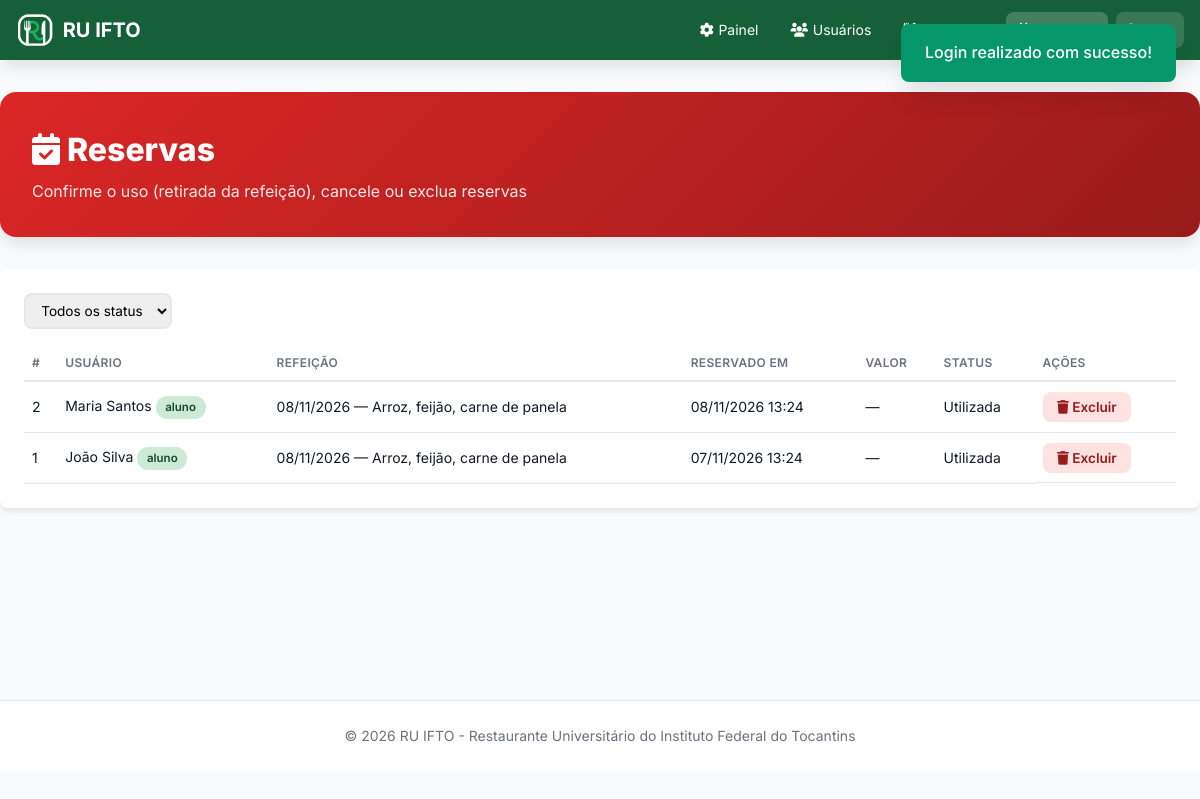
/admin/reservas.php (signed in), run on the app's committed database.
### tables this page shows
CREATE TABLE IF NOT EXISTS reservas (
    id              INT UNSIGNED AUTO_INCREMENT PRIMARY KEY,
    usuario_id      INT UNSIGNED NOT NULL,
    refeicao_id     INT UNSIGNED NOT NULL,
    status          ENUM('confirmada','utilizada','cancelada') NOT NULL DEFAULT 'confirmada',
    tipo_usuario    ENUM('admin','aluno','visitante') NOT NULL,
    valor           DECIMAL(6,2) NOT NULL DEFAULT 0.00,
    data_reserva    DATETIME NOT NULL DEFAULT CURRENT_TIMESTAMP,
    data_utilizacao DATETIME NULL,
    CONSTRAINT fk_reserva_usuario  FOREIGN KEY (usuario_id)  REFERENCES usuarios(id)  ON DELETE CASCADE,
    CONSTRAINT fk_reserva_refeicao FOREIGN KEY (refeicao_id) REFERENCES refeicoes(id) ON DELETE CASCADE,
    INDEX idx_reserva_usuario (usuario_id, status)
);

CREATE TABLE IF NOT EXISTS usuarios (
    id             INT UNSIGNED AUTO_INCREMENT PRIMARY KEY,
    nome           VARCHAR(120) NOT NULL,
    email          VARCHAR(150) NOT NULL UNIQUE,
    senha_hash     VARCHAR(255) NOT NULL,               
    perfil         ENUM('admin','aluno','visitante') NOT NULL DEFAULT 'aluno',
    matricula      VARCHAR(30)  NOT NULL DEFAULT '-',
    curso          VARCHAR(100) NOT NULL DEFAULT '-',
    periodo        VARCHAR(10)  NOT NULL DEFAULT '-',
    auxilio_ativo  TINYINT(1)   NOT NULL DEFAULT 0,
    tickets_totais INT UNSIGNED NOT NULL DEFAULT 0,
    tickets_usados INT UNSIGNED NOT NULL DEFAULT 0,
    valor_refeicao DECIMAL(6,2) NOT NULL DEFAULT 0.00,  
    criado_em      DATETIME     NOT NULL DEFAULT CURRENT_TIMESTAMP,
    CONSTRAINT chk_tickets CHECK (tickets_usados <= tickets_totais)
);

CREATE TABLE IF NOT EXISTS refeicoes (
    id                      INT UNSIGNED AUTO_INCREMENT PRIMARY KEY,
    tipo                    ENUM('almoco') NOT NULL DEFAULT 'almoco',
    data                    DATE         NOT NULL,
    cardapio_principal      VARCHAR(200) NOT NULL,
    cardapio_acompanhamento VARCHAR(200) NULL,
    cardapio_salada         VARCHAR(200) NULL,
    cardapio_sobremesa      VARCHAR(200) NULL,
    cardapio_suco           VARCHAR(200) NULL,
    vagas_totais            INT UNSIGNED NOT NULL DEFAULT 100,
    vagas_disponiveis       INT UNSIGNED NOT NULL DEFAULT 100,
    status                  ENUM('disponivel','lotado') NOT NULL DEFAULT 'disponivel',
    UNIQUE KEY uk_refeicao_dia (tipo, data),
    CONSTRAINT chk_vagas CHECK (vagas_disponiveis <= vagas_totais)
);

### src/helpers.php (called while the page is built, shortened)
<?php
function e(?string $texto): string
{
    return htmlspecialchars((string) $texto, ENT_QUOTES, 'UTF-8');
}
function url(string $caminho = ''): string
{
    return BASE_URL . '/' . ltrim($caminho, '/');
}
function dataHora(?string $data): string
{
    return $data ? date('d/m/Y H:i', strtotime($data)) : '-';
}
function dataBR(?string $data): string
{
    return $data ? date('d/m/Y', strtotime($data)) : '-';
}

### config/config.php (called while the page is built, shortened)
<?php
spl_autoload_register(function (string $classe) {
    $arquivo = ROOT_PATH . '/src/' . $classe . '.php';
});
require_once ROOT_PATH . '/src/helpers.php';

### src/Database.php (called while the page is built, shortened)
<?php
class Database
{
    private static ?PDO $instancia = null;
    public static function conectar(): PDO
    {
        if (self::$instancia === null) {
            $dsn = sprintf('mysql:host=%s;port=%s;dbname=%s;charset=utf8mb4', DB_HOST, DB_PORT, DB_NAME);
            try {
                self::$instancia = new PDO($dsn, DB_USER, DB_PASS, [
                    PDO::ATTR_ERRMODE            => PDO::ERRMODE_EXCEPTION,
                    PDO::ATTR_DEFAULT_FETCH_MODE => PDO::FETCH_ASSOC,
                    PDO::ATTR_EMULATE_PREPARES   => false,
                ]);
            } catch (PDOException $e) {
                http_response_code(500);
                exit('Erro ao conectar ao banco de dados. Verifique config/config.php e se o script database/ruifto.sql foi importado.');
            }
        }
        return self::$instancia;
    }
}

### src/Model.php (called while the page is built, shortened)
<?php
abstract class Model
{
    protected static string $tabela;
    protected static function db(): PDO
    {
        return Database::conectar();
    }
    public static function fromRow(array $linha): static
    {
        $obj = new static();
        foreach ($linha as $campo => $valor) {
            if (property_exists($obj, $campo)) {
                $obj->$campo = $valor;
            }
        }
        $obj->id = (int) $linha['id'];
        return $obj;
    }
    public static function buscar(int $id): ?static
    {
        $st = static::db()->prepare('SELECT * FROM ' . static::$tabela . ' WHERE id = :id');
        $st->execute([':id' => $id]);
        $linha = $st->fetch();
        return $linha ? static::fromRow($linha) : null;
    }
}

### src/Auth.php (called while the page is built, shortened)
<?php
class Auth
{
    public static function usuario(): ?Usuario
    {
        static $cache = false;
        if ($cache !== false) {
            return $cache;
        }
        $cache = isset($_SESSION['usuario_id']) ? Usuario::buscar((int) $_SESSION['usuario_id']) : null;
        return $cache;
    }
    public static function exigirLogin(): Usuario
    {
        $u = self::usuario();
        return $u;
    }
    public static function exigirAdmin(): Usuario
    {
        $u = self::exigirLogin();
        return $u;
    }
}

### src/Usuario.php (called while the page is built, shortened)
<?php
class Usuario extends Model
{
    public string $perfil = 'aluno';
    public function isAdmin(): bool     { return $this->perfil === 'admin'; }
}

### src/Reserva.php (called while the page is built, shortened)
<?php
class Reserva extends Model
{
    public static function listarTodas(?string $status = null): array
    {
        $sql = self::SELECT_BASE;
        $p = [];
        $st = self::db()->prepare($sql . ' ORDER BY r.data_reserva DESC, r.id DESC');
        $st->execute($p);
        return $st->fetchAll();
    }
}

### admin/reservas.php (the view, shortened to what this page needs)
<?php
require_once dirname(__DIR__) . '/config/config.php';
Auth::exigirAdmin();
$status = $_GET['status'] ?? '';
$status = in_array($status, ['confirmada', 'utilizada', 'cancelada'], true) ? $status : '';
$reservas = Reserva::listarTodas($status ?: null);
$nomes = ['confirmada' => 'Confirmada', 'utilizada' => 'Utilizada', 'cancelada' => 'Cancelada'];
require dirname(__DIR__) . '/includes/header.php';
?>
<div class="dashboard-header" style="background:linear-gradient(135deg,#dc2626,#991b1b);">
    <h1><i class="fas fa-calendar-check"></i> Reservas</h1><p>Confirme o uso (retirada da refeição), cancele ou exclua reservas</p>
</div>
<div class="panel">
    <div class="page-actions">
        <form method="get" class="filtros">
            <select name="status" onchange="this.form.submit()">
                <option value="">Todos os status</option>
            </select>
        </form>
    </div>
    <table class="admin-table">
        <thead><tr><th>#</th><th>Usuário</th><th>Refeição</th><th>Reservado em</th><th>Valor</th><th>Status</th><th>Ações</th></tr></thead>
        <tbody>
        <?php foreach ($reservas as $r): ?>
            <tr>
                <td><?= (int) $r['id'] ?></td>
                <td><?= e($r['usuario_nome']) ?> <span class="badge <?= e($r['tipo_usuario']) ?>"><?= e($r['tipo_usuario']) ?></span></td>
                <td><?= e(dataBR($r['refeicao_data'])) ?> — <?= e($r['cardapio_principal']) ?></td>
                <td><?= e(dataHora($r['data_reserva'])) ?></td>
                <td><?= $r['valor'] > 0 ? e(dinheiro((float) $r['valor'])) : '—' ?></td>
                <td><span class="reserva-status <?= e($r['status']) ?>"><?= e($nomes[$r['status']]) ?></span></td>
                <td class="tabela-acoes">
                    <form method="post" onsubmit="return confirm('Excluir esta reserva?')">
                        <button class="btn btn-vermelho"><i class="fas fa-trash"></i> Excluir</button>
                    </form>
                </td>
            </tr>
        <?php endforeach; ?>
        </tbody>
    </table>
</div>
<?php require dirname(__DIR__) . '/includes/footer.php';

### includes/header.php (shortened to what this page needs)
<?php
$usuarioNav = Auth::usuario();
$paginaAtual = basename($_SERVER['SCRIPT_NAME']);
$ativo = fn(string $p) => $paginaAtual === $p ? 'class="active"' : '';
?>
<!DOCTYPE html>
<html lang="pt-BR">
<head>
    <link rel="stylesheet" href="https://cdnjs.cloudflare.com/ajax/libs/font-awesome/6.5.1/css/all.min.css">
    <link rel="stylesheet" href="<?= url('assets/css/style.css') ?>">
    <link rel="stylesheet" href="<?= url('assets/css/extra.css') ?>">
</head>
<body>
<div id="app">
    <nav class="navbar" id="navbar">
        <div class="container">
            <div class="navbar-content">
                <div class="navbar-brand">
                    <img src="<?= url('assets/img/logo_branco.png') ?>" alt="RU IFTO" class="navbar-logo">
                    <span>RU IFTO</span>
                </div>
                <div class="navbar-links" id="navLinks">
                <?php if (!$usuarioNav): ?>
                    <a href="<?= url('login.php') ?>">Login</a>
                    <a href="<?= url('register.php') ?>">Registrar</a>
                <?php elseif ($usuarioNav->isAdmin()): ?>
                    <a href="<?= url('admin/index.php') ?>" <?= $ativo('index.php') ?>><i class="fas fa-cog"></i> Painel</a>
                    <a href="<?= url('admin/usuarios.php') ?>" <?= in_array($paginaAtual, ['usuarios.php','usuario_form.php']) ? 'class="active"' : '' ?>><i class="fas fa-users"></i> Usuários</a>
                    <a href="<?= url('admin/refeicoes.php') ?>" <?= in_array($paginaAtual, ['refeicoes.php','refeicao_form.php']) ? 'class="active"' : '' ?>><i class="fas fa-utensils"></i> Refeições</a>
                    <a href="<?= url('admin/reservas.php') ?>" <?= $ativo('reservas.php') ?>><i class="fas fa-calendar-check"></i> Reservas</a>
                    <a href="<?= url('logout.php') ?>" class="btn-logout"><i class="fas fa-sign-out-alt"></i> Sair</a>
                <?php elseif ($usuarioNav->isVisitante()): ?>
                    <a href="<?= url('dashboard.php') ?>" <?= $ativo('dashboard.php') ?>><i class="fas fa-home"></i> Início</a>
                    <span class="navbar-badge neutral">👤 Visitante</span>
                    <a href="<?= url('logout.php') ?>" class="btn-logout"><i class="fas fa-sign-out-alt"></i> Sair</a>
                <?php endif; ?>
                </div>
            </div>
        </div>
    </nav>
    <main class="main-content container" id="mainContent">

### includes/footer.php (shortened to what this page needs)
    </main>
    <footer class="footer">
        <div class="container">
            <p>&copy; <?= date('Y') ?> RU IFTO - Restaurante Universitário do Instituto Federal do Tocantins</p>
        </div>
    </footer>
</div>
<div id="toast" class="toast"></div>
</body>
</html>

### assets/css/style.css (style rules this page uses)
* { margin: 0; padding: 0; box-sizing: border-box; }
:root { --primary-50: #eaf6ee; --primary-100: #cdead7; --primary-200: #a3d9b6; --primary-300: #71c390; --primary-400: #45ab72; --primary-500: #268f57; --primary-600: #1a7745; --primary-700: #156038; --primary-800: #114a2c; --primary-900: #0c3520; --gray-50: #f9fafb; --gray-100: #f3f4f6; --gray-200: #e5e7eb; --gray-300: #d1d5db; --gray-400: #9ca3af; --gray-500: #6b7280; --gray-600: #4b5563; --gray-700: #374151; --gray-800: #1f2937; --gray-900: #111827; --green-100: #d1fae5; --green-600: #059669; --green-800: #065f46; --red-100: #fee2e2; --red-600: #dc2626; --red-800: #991b1b; --yellow-100: #fef3c7; --yellow-600: #d97706; --shadow-sm: 0 1px 2px 0 rgb(0 0 0 / 0.05); --shadow-md: 0 4px 6px -1px rgb(0 0 0 / 0.1); --shadow-lg: 0 10px 15px -3px rgb(0 0 0 / 0.1); --shadow-xl: 0 20px 25px -5px rgb(0 0 0 / 0.1); --radius: 0.5rem; --radius-lg: 1rem; }
body { font-family: 'Inter', -apple-system, BlinkMacSystemFont, sans-serif; background: var(--gray-50); color: var(--gray-900); line-height: 1.6; min-height: 100vh; }
.container { max-width: 1200px; margin: 0 auto; padding: 0 1rem; }
.navbar { background: var(--primary-700); color: white; padding: 0.75rem 0; box-shadow: var(--shadow-lg); position: sticky; top: 0; z-index: 1000; }
.navbar-content { display: flex; justify-content: space-between; align-items: center; flex-wrap: wrap; gap: 0.5rem; }
.navbar-brand { display: flex; align-items: center; gap: 0.5rem; font-size: 1.25rem; font-weight: 700; text-decoration: none; color: white; }
.navbar-logo { height: 36px; width: auto; display: block; }
.navbar-links { display: flex; align-items: center; gap: 0.5rem; flex-wrap: wrap; }
.navbar-links a { color: white; text-decoration: none; padding: 0.4rem 0.75rem; border-radius: var(--radius); transition: all 0.3s; font-size: 0.875rem; display: flex; align-items: center; gap: 0.3rem; }
.navbar-links a.active { background: rgba(255, 255, 255, 0.2); }
.btn-logout { background: rgba(255, 255, 255, 0.15); border: none; color: white; padding: 0.4rem 0.75rem; border-radius: var(--radius); cursor: pointer; transition: all 0.3s; font-size: 0.875rem; display: flex; align-items: center; gap: 0.3rem; }
.main-content { padding: 2rem 0; min-height: calc(100vh - 160px); }
.dashboard-header { background: linear-gradient(135deg, var(--primary-600), var(--primary-800)); color: white; padding: 2rem; border-radius: var(--radius-lg); margin-bottom: 2rem; box-shadow: var(--shadow-lg); }
.dashboard-header h1 { font-size: 2rem; font-weight: 800; }
.dashboard-header p { opacity: 0.9; margin-top: 0.25rem; }
.admin-table { width: 100%; border-collapse: collapse; font-size: 0.875rem; }
.admin-table th { text-align: left; padding: 0.5rem 0.5rem; color: var(--gray-500); font-weight: 600; font-size: 0.75rem; text-transform: uppercase; letter-spacing: 0.03em; border-bottom: 2px solid var(--gray-200); position: sticky; top: 0; background: white; }
.admin-table td { padding: 0.6rem 0.5rem; border-bottom: 1px solid var(--gray-200); }
.toast { position: fixed; top: 1.5rem; right: 1.5rem; padding: 1rem 1.5rem; border-radius: var(--radius); color: white; font-weight: 500; box-shadow: var(--shadow-xl); z-index: 9999; transform: translateX(120%); transition: transform 0.3s ease; max-width: 400px; }
.toast.show { transform: translateX(0); }
.toast.success { background: var(--green-600); }
.footer { background: white; padding: 1.5rem 0; text-align: center; color: var(--gray-500); font-size: 0.875rem; border-top: 1px solid var(--gray-200); }

### data on the page
reservas: id "2", usuario.nome "Maria Santos", tipo_usuario "aluno", refeicao.data "08/11/2026", refeicao.cardapio_principal "Arroz, feijão, carne de panela", data_reserva "08/11/2026 13:24", status "Utilizada"
reservas: id "1", usuario.nome "João Silva", tipo_usuario "aluno", refeicao.data "08/11/2026", refeicao.cardapio_principal "Arroz, feijão, carne de panela", data_reserva "07/11/2026 13:24", status "Utilizada"
